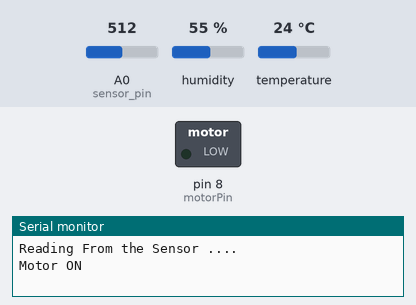
Recording of a sketch running on a simulated Arduino Uno, built with avr-gcc and run on an emulated ATmega328P. Shown: switched loads named in the sketch (green lamp = pin HIGH), the last lines printed to the serial monitor. The inputs (shaded band) are chosen by the test bench; at power-on: A0 (sensor_pin) = 512, humidity 55 %, temperature 24 °C.

Above: at 2.5 s.
At 17.5 s:
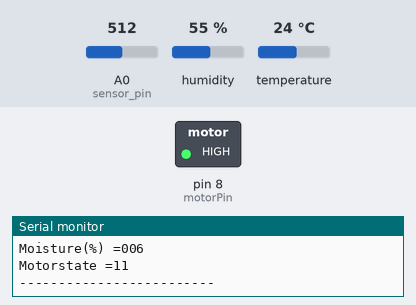
Timing chart, 0 to 39.0 s (numbered marks = the images above):
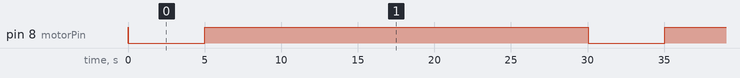

The sketch:

aurdino_prog.ino
```cpp
/*  Author: Prashant Sakre
 *  Date:   March - May 2020
 *
 */
#include <dht.h>
#include <SoftwareSerial.h>

//10-reciverpin 11-transmitter
SoftwareSerial mySerial(10,11);

dht DHT;
#define DHTxxPIN 4
int ack;

//Motor pin initialization
int motorPin=8;

//Moisture sensor initialization
int sensor_pin = A0;
int Moisture_value;

void setup()  {
    //Motorpin setup
    digitalWrite(motorPin,HIGH);
    pinMode(motorPin,OUTPUT);

  Serial.begin(115200);
  mySerial.begin(115200);
  Serial.println("Reading From the Sensor ....");

}

void loop() {

  //Reading from Moisture sensor
  Moisture_value = analogRead(sensor_pin);
  Moisture_value = map(Moisture_value,550,0,0,100);

  //Motor value initialization
  int value;

  //program for sending data to Esp
  ack = 0;
  int chk = DHT.read11(DHTxxPIN);
  switch (chk)  {
    case DHTLIB_ERROR_CONNECT:
      ack = 1;
      break;
  }

  if (ack == 0) {
    //Turing ON motor if moisture is less then 10
    if (Moisture_value < 20 ){
      value = 11;
      Serial.println("Motor ON");
      digitalWrite(motorPin,LOW); //LOW means motor is ON
      delay(5000);
      digitalWrite(motorPin,HIGH); //HIGH means motor is OFF
    }
    else if (Moisture_value > 20) {
      value = 12;
      digitalWrite(motorPin,HIGH);
      Serial.println("Motor Off");
      //delay(500);
    }

    //printing on the serial Monitor
    Serial.print("Temperature(*C) = ");
    Serial.println(DHT.temperature, 0);
    Serial.print("Humidity(%) = ");
    Serial.println(DHT.humidity, 0);
    Serial.print("Moisture(%) =");
      if (Moisture_value < 10 && Moisture_value >= 0) {
        Serial.print('0');
        Serial.print('0');
      }
      else if (Moisture_value > 9 && Moisture_value < 100) Serial.print('0');
      else if (Moisture_value <= -1 && Moisture_value >= -9) Serial.print('0');
    Serial.println(Moisture_value);
    Serial.print("Motorstate =");
    Serial.println(value);
    //Serial.print("%");
    Serial.println("-------------------------");

    //------Sending Data to ESP8266--------//
    mySerial.print('*');                            // Starting char
    mySerial.print(DHT.temperature, 0);             //2 digit data
    mySerial.print(DHT.humidity, 0);                //2 digit data
      if (Moisture_value < 10 && Moisture_value >= 0) {     //3 digit data
        mySerial.print('0');
        mySerial.print('0');
      }
      else if (Moisture_value > 9 && Moisture_value < 100) mySerial.print('0');
      else if (Moisture_value < -1 && Moisture_value > -9) mySerial.print('0');
    mySerial.print(Moisture_value);
    mySerial.print(value);
    mySerial.print('#');                            // Ending char
    //------------------------------------//

    delay(25000);
  }


  if (ack == 1) {
    Serial.print("NO DATA");
    Serial.print("\n\n\n");
    delay(4000);
  }
}
//-------------Electronics-project-hub>com-------------//
```

Measured:
- by itself, pin 8 (motorPin): alternates HIGH for 25.0 s and LOW for 5.0 s
